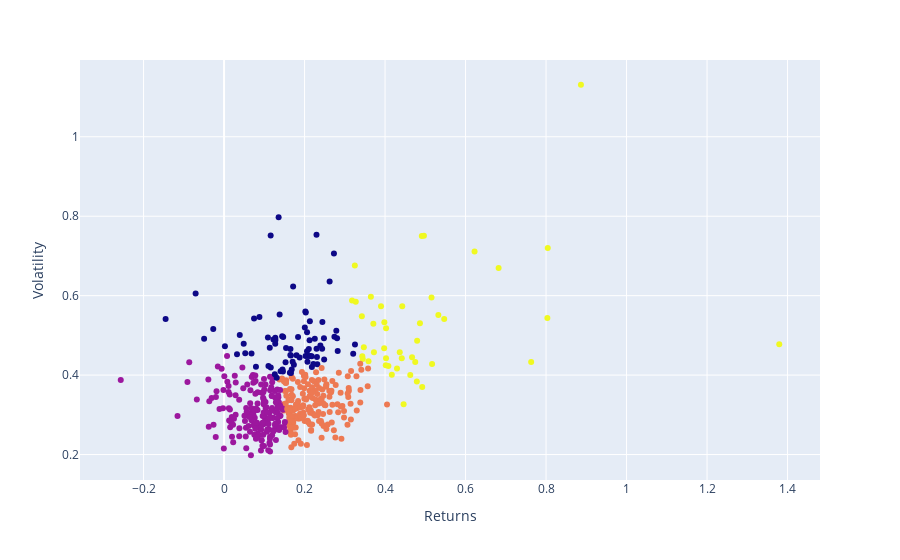

Notebook code for this chart:
### Code cell
import plotly.express as px
import nbformat as nbf
# Ensure 'Cluster' column is of integer type for proper color grouping
clusters_df['Cluster'] = clusters_df['Cluster'].astype(int)

# Plot the clusters created using Plotly
fig = px.scatter(clusters_df, x="Returns", y="Volatility", color="Cluster", hover_data=["Ticker"])
fig.update_layout(coloraxis_showscale=False)  # Hide color scale if not needed
fig.show()

### Figure 1 — Plotly figure (JSON) as saved in the notebook; plotly's stock layout.template omitted (floating-point values rounded to 4 significant figures; data arrays with more than 128 entries replaced by an {"elided": "..."} marker saying what was removed)
{"data": [{"customdata": {"elided": "501x1 str values"}, "hovertemplate": "Returns=%{x}<br>Volatility=%{y}<br>Ticker=%{customdata[0]}<br>Cluster=%{marker.color}<extra></extra>", "legendgroup": "", "marker": {"color": {"elided": "501 int values"}, "coloraxis": "coloraxis", "symbol": "circle"}, "mode": "markers", "name": "", "orientation": "v", "showlegend": false, "type": "scatter", "x": {"elided": "501 float values"}, "xaxis": "x", "y": {"elided": "501 float values"}, "yaxis": "y"}], "layout": {"coloraxis": {"colorbar": {"title": {"text": "Cluster"}}, "colorscale": [[0, "#0d0887"], [0.1111, "#46039f"], [0.2222, "#7201a8"], [0.3333, "#9c179e"], [0.4444, "#bd3786"], [0.5556, "#d8576b"], [0.6667, "#ed7953"], [0.7778, "#fb9f3a"], [0.8889, "#fdca26"], [1, "#f0f921"]], "showscale": false}, "legend": {"tracegroupgap": 0}, "margin": {"t": 60}, "xaxis": {"anchor": "y", "domain": [0, 1], "title": {"text": "Returns"}}, "yaxis": {"anchor": "x", "domain": [0, 1], "title": {"text": "Volatility"}}}}
